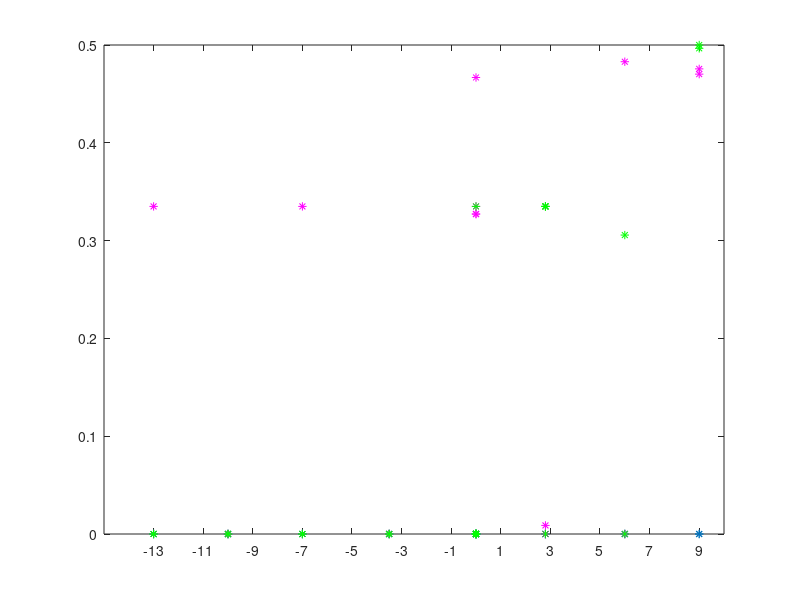

Reproduce this figure in MATLAB. (Note: this script raises an error after producing the figure.)
% COPYRIGHT © 2025 FAU
% 
% This MATLAB script is the intellectual property of FAU.
% All rights reserved.
% 
% Redistribution and use in source and binary forms, with or without 
% modification, are permitted provided that the following conditions are met:
% 
% 1. Redistributions of source code must retain the above copyright notice, 
%    this list of conditions, and the following disclaimer.
% 2. Redistributions in binary form must reproduce the above copyright notice, 
%    this list of conditions, and the following disclaimer in the documentation 
%    and/or other materials provided with the distribution.
% 3. Neither the name of FAU nor the names of its 
%    contributors may be used to endorse or promote products derived from 
%    this software without specific prior written permission.
% 
% THIS SOFTWARE IS PROVIDED "AS IS" AND ANY EXPRESS OR IMPLIED WARRANTIES, 
% INCLUDING, BUT NOT LIMITED TO, THE IMPLIED WARRANTIES OF MERCHANTABILITY AND 
% FITNESS FOR A PARTICULAR PURPOSE ARE DISCLAIMED. IN NO EVENT SHALL THE 
% COPYRIGHT HOLDER OR CONTRIBUTORS BE LIABLE FOR ANY DIRECT, INDIRECT, INCIDENTAL, 
% SPECIAL, EXEMPLARY, OR CONSEQUENTIAL DAMAGES (INCLUDING, BUT NOT LIMITED TO, 
% PROCUREMENT OF SUBSTITUTE GOODS OR SERVICES; LOSS OF USE, DATA, OR PROFITS; 
% OR BUSINESS INTERRUPTION) HOWEVER CAUSED AND ON ANY THEORY OF LIABILITY, 
% WHETHER IN CONTRACT, STRICT LIABILITY, OR TORT (INCLUDING NEGLIGENCE OR OTHERWISE) 
% ARISING IN ANY WAY OUT OF THE USE OF THIS SOFTWARE, EVEN IF ADVISED OF THE 
% POSSIBILITY OF SUCH DAMAGE.
%
% Author: Kaarmukilan

clc
clear
close all

% Parameters
jamIndex1 = 1:23;  % Constant Jamming Distance
jamIndex2 = 24:31; % Constant Relative Jamming Power

% Jamming Power (dBm)
% jamPower = [0.1 0.3 0.6 0.1 0.3 0.6 0.2 0.2 0.4 0.4 0.5 0.5 0.7 0.7 0.8 0.8 0.6 0.6 repmat(0.5,1,13)]; % RJP
jamPower = [-13 -7  2.8 -13 -7  2.8 -10 -10 -3.5 -3.5 0 0   6   6   9   9   2.8 2.8 zeros(1,13)];

% Jammind Distance (m)
jamDistance = [repmat(10,1,23) 3 5 7 10 13 16 19 21];

% Load the calculated EVM values

% dB values
load BER_values.mat 

noJam_ber = BER_matrix(:,2);
gauss_ber = BER_matrix(:,3);
sine_ber  = BER_matrix(:,4);

% Plot
y1_value1 = 1e-5;  % EVM threshold for constant Jamming Distance 
y1_value2 = 1e-3;  % EVM threshold for constant Jamming Distance 
y2_value1 = 1e-5;   % EVM threshold for constant Relative Jamming Power
y2_value2 = 1e-3;   % EVM threshold for constant Relative Jamming Power

figure;
plot(jamPower(jamIndex1),noJam_ber(jamIndex1),'*');
hold on;
plot(jamPower(jamIndex1),gauss_ber(jamIndex1),'m*');
hold on;
plot(jamPower(jamIndex1),sine_ber(jamIndex1),'g*');
hold on;
xticks(-13:2:10);
yline(y1_value1, '--r', 'LineWidth', 1.5);  
text(max(jamPower)-0.125, y1_value1, [num2str(y1_value1)], 'VerticalAlignment', 'bottom', 'HorizontalAlignment', 'left', 'FontSize', 11, 'Color','r');
yline(y1_value2, '--r', 'LineWidth', 1.5);  
text(max(jamPower)-0.125, y1_value2, [num2str(y1_value2)], 'VerticalAlignment', 'bottom', 'HorizontalAlignment', 'left', 'FontSize', 11, 'Color','r');
figName = sprintf('Jamming Power vs BER (Constant Jamming Distance: 10m)');
title(figName)
xlabel('Jamming Power (dBm)')
ylabel('BER')
legend({'NoJam', 'Gauss','Sine'},'Location','northwest');
axis([-13 10 0 0.016])
% axis([-13 10 0 0.0001])  % Zoomed plot

figure;
plot(jamDistance(jamIndex2),noJam_ber(jamIndex2),'*');
hold on;
plot(jamDistance(jamIndex2),gauss_ber(jamIndex2),'m*');
hold on;
plot(jamDistance(jamIndex2),sine_ber(jamIndex2),'g*');
hold on;
xticks([1:2:21 22]);
yline(y2_value1, '--r', 'LineWidth', 1.5);  
text(max(jamDistance)-2, y2_value1, [num2str(y2_value1)], 'VerticalAlignment', 'bottom', 'HorizontalAlignment', 'left', 'FontSize', 11, 'Color','r');
yline(y2_value2, '--r', 'LineWidth', 1.5);  
text(max(jamDistance)-2, y2_value2, [num2str(y2_value2)], 'VerticalAlignment', 'bottom', 'HorizontalAlignment', 'left', 'FontSize', 11, 'Color','r');
title('Jamming Distance vs BER (Constant Jamming Power: 0dBm)')
xlabel('Jamming Distance (m)')
ylabel('BER')
legend({'NoJam', 'Gauss','Sine'},'Location','northwest');
axis([0 22 0 0.002])
% axis([0 22 0 0.0001])  % Zoomed plot